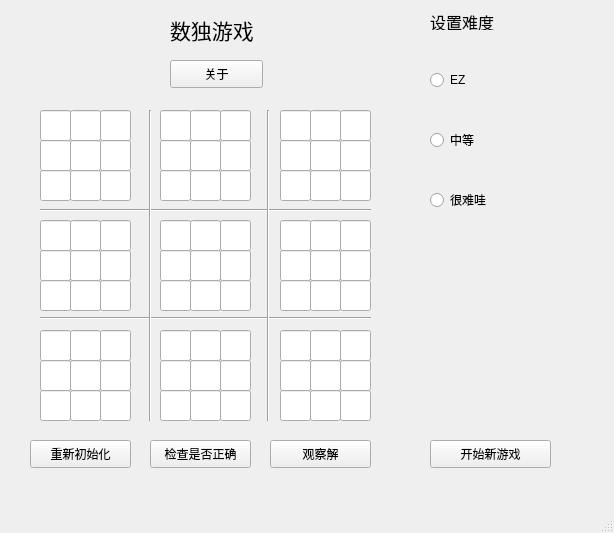
<?xml version="1.0" encoding="UTF-8"?>
<ui version="4.0">
 <class>MainWindow</class>
 <widget class="QMainWindow" name="MainWindow">
  <property name="geometry">
   <rect>
    <x>0</x>
    <y>0</y>
    <width>614</width>
    <height>533</height>
   </rect>
  </property>
  <property name="windowTitle">
   <string>MainWindow</string>
  </property>
  <widget class="QWidget" name="centralwidget">
   <widget class="QLineEdit" name="lineEdit_00">
    <property name="geometry">
     <rect>
      <x>40</x>
      <y>110</y>
      <width>31</width>
      <height>31</height>
     </rect>
    </property>
   </widget>
   <widget class="QLineEdit" name="lineEdit_01">
    <property name="geometry">
     <rect>
      <x>70</x>
      <y>110</y>
      <width>31</width>
      <height>31</height>
     </rect>
    </property>
   </widget>
   <widget class="QLineEdit" name="lineEdit_02">
    <property name="geometry">
     <rect>
      <x>100</x>
      <y>110</y>
      <width>31</width>
      <height>31</height>
     </rect>
    </property>
   </widget>
   <widget class="QLineEdit" name="lineEdit_10">
    <property name="geometry">
     <rect>
      <x>40</x>
      <y>140</y>
      <width>31</width>
      <height>31</height>
     </rect>
    </property>
   </widget>
   <widget class="QLineEdit" name="lineEdit_12">
    <property name="geometry">
     <rect>
      <x>100</x>
      <y>140</y>
      <width>31</width>
      <height>31</height>
     </rect>
    </property>
   </widget>
   <widget class="QLineEdit" name="lineEdit_11">
    <property name="geometry">
     <rect>
      <x>70</x>
      <y>140</y>
      <width>31</width>
      <height>31</height>
     </rect>
    </property>
   </widget>
   <widget class="QLineEdit" name="lineEdit_20">
    <property name="geometry">
     <rect>
      <x>40</x>
      <y>170</y>
      <width>31</width>
      <height>31</height>
     </rect>
    </property>
   </widget>
   <widget class="QLineEdit" name="lineEdit_22">
    <property name="geometry">
     <rect>
      <x>100</x>
      <y>170</y>
      <width>31</width>
      <height>31</height>
     </rect>
    </property>
   </widget>
   <widget class="QLineEdit" name="lineEdit_21">
    <property name="geometry">
     <rect>
      <x>70</x>
      <y>170</y>
      <width>31</width>
      <height>31</height>
     </rect>
    </property>
   </widget>
   <widget class="QLineEdit" name="lineEdit_24">
    <property name="geometry">
     <rect>
      <x>190</x>
      <y>170</y>
      <width>31</width>
      <height>31</height>
     </rect>
    </property>
   </widget>
   <widget class="QLineEdit" name="lineEdit_03">
    <property name="geometry">
     <rect>
      <x>160</x>
      <y>110</y>
      <width>31</width>
      <height>31</height>
     </rect>
    </property>
   </widget>
   <widget class="QLineEdit" name="lineEdit_15">
    <property name="geometry">
     <rect>
      <x>220</x>
      <y>140</y>
      <width>31</width>
      <height>31</height>
     </rect>
    </property>
   </widget>
   <widget class="QLineEdit" name="lineEdit_05">
    <property name="geometry">
     <rect>
      <x>220</x>
      <y>110</y>
      <width>31</width>
      <height>31</height>
     </rect>
    </property>
   </widget>
   <widget class="QLineEdit" name="lineEdit_25">
    <property name="geometry">
     <rect>
      <x>220</x>
      <y>170</y>
      <width>31</width>
      <height>31</height>
     </rect>
    </property>
   </widget>
   <widget class="QLineEdit" name="lineEdit_23">
    <property name="geometry">
     <rect>
      <x>160</x>
      <y>170</y>
      <width>31</width>
      <height>31</height>
     </rect>
    </property>
   </widget>
   <widget class="QLineEdit" name="lineEdit_14">
    <property name="geometry">
     <rect>
      <x>190</x>
      <y>140</y>
      <width>31</width>
      <height>31</height>
     </rect>
    </property>
   </widget>
   <widget class="QLineEdit" name="lineEdit_13">
    <property name="geometry">
     <rect>
      <x>160</x>
      <y>140</y>
      <width>31</width>
      <height>31</height>
     </rect>
    </property>
   </widget>
   <widget class="QLineEdit" name="lineEdit_04">
    <property name="geometry">
     <rect>
      <x>190</x>
      <y>110</y>
      <width>31</width>
      <height>31</height>
     </rect>
    </property>
   </widget>
   <widget class="QLineEdit" name="lineEdit_27">
    <property name="geometry">
     <rect>
      <x>310</x>
      <y>170</y>
      <width>31</width>
      <height>31</height>
     </rect>
    </property>
   </widget>
   <widget class="QLineEdit" name="lineEdit_06">
    <property name="geometry">
     <rect>
      <x>280</x>
      <y>110</y>
      <width>31</width>
      <height>31</height>
     </rect>
    </property>
   </widget>
   <widget class="QLineEdit" name="lineEdit_18">
    <property name="geometry">
     <rect>
      <x>340</x>
      <y>140</y>
      <width>31</width>
      <height>31</height>
     </rect>
    </property>
   </widget>
   <widget class="QLineEdit" name="lineEdit_08">
    <property name="geometry">
     <rect>
      <x>340</x>
      <y>110</y>
      <width>31</width>
      <height>31</height>
     </rect>
    </property>
   </widget>
   <widget class="QLineEdit" name="lineEdit_28">
    <property name="geometry">
     <rect>
      <x>340</x>
      <y>170</y>
      <width>31</width>
      <height>31</height>
     </rect>
    </property>
   </widget>
   <widget class="QLineEdit" name="lineEdit_26">
    <property name="geometry">
     <rect>
      <x>280</x>
      <y>170</y>
      <width>31</width>
      <height>31</height>
     </rect>
    </property>
   </widget>
   <widget class="QLineEdit" name="lineEdit_17">
    <property name="geometry">
     <rect>
      <x>310</x>
      <y>140</y>
      <width>31</width>
      <height>31</height>
     </rect>
    </property>
   </widget>
   <widget class="QLineEdit" name="lineEdit_16">
    <property name="geometry">
     <rect>
      <x>280</x>
      <y>140</y>
      <width>31</width>
      <height>31</height>
     </rect>
    </property>
   </widget>
   <widget class="QLineEdit" name="lineEdit_07">
    <property name="geometry">
     <rect>
      <x>310</x>
      <y>110</y>
      <width>31</width>
      <height>31</height>
     </rect>
    </property>
   </widget>
   <widget class="QLineEdit" name="lineEdit_44">
    <property name="geometry">
     <rect>
      <x>190</x>
      <y>250</y>
      <width>31</width>
      <height>31</height>
     </rect>
    </property>
   </widget>
   <widget class="QLineEdit" name="lineEdit_46">
    <property name="geometry">
     <rect>
      <x>280</x>
      <y>250</y>
      <width>31</width>
      <height>31</height>
     </rect>
    </property>
   </widget>
   <widget class="QLineEdit" name="lineEdit_34">
    <property name="geometry">
     <rect>
      <x>190</x>
      <y>220</y>
      <width>31</width>
      <height>31</height>
     </rect>
    </property>
   </widget>
   <widget class="QLineEdit" name="lineEdit_58">
    <property name="geometry">
     <rect>
      <x>340</x>
      <y>280</y>
      <width>31</width>
      <height>31</height>
     </rect>
    </property>
   </widget>
   <widget class="QLineEdit" name="lineEdit_41">
    <property name="geometry">
     <rect>
      <x>70</x>
      <y>250</y>
      <width>31</width>
      <height>31</height>
     </rect>
    </property>
   </widget>
   <widget class="QLineEdit" name="lineEdit_38">
    <property name="geometry">
     <rect>
      <x>340</x>
      <y>220</y>
      <width>31</width>
      <height>31</height>
     </rect>
    </property>
   </widget>
   <widget class="QLineEdit" name="lineEdit_32">
    <property name="geometry">
     <rect>
      <x>100</x>
      <y>220</y>
      <width>31</width>
      <height>31</height>
     </rect>
    </property>
   </widget>
   <widget class="QLineEdit" name="lineEdit_30">
    <property name="geometry">
     <rect>
      <x>40</x>
      <y>220</y>
      <width>31</width>
      <height>31</height>
     </rect>
    </property>
   </widget>
   <widget class="QLineEdit" name="lineEdit_51">
    <property name="geometry">
     <rect>
      <x>70</x>
      <y>280</y>
      <width>31</width>
      <height>31</height>
     </rect>
    </property>
   </widget>
   <widget class="QLineEdit" name="lineEdit_45">
    <property name="geometry">
     <rect>
      <x>220</x>
      <y>250</y>
      <width>31</width>
      <height>31</height>
     </rect>
    </property>
   </widget>
   <widget class="QLineEdit" name="lineEdit_43">
    <property name="geometry">
     <rect>
      <x>160</x>
      <y>250</y>
      <width>31</width>
      <height>31</height>
     </rect>
    </property>
   </widget>
   <widget class="QLineEdit" name="lineEdit_37">
    <property name="geometry">
     <rect>
      <x>310</x>
      <y>220</y>
      <width>31</width>
      <height>31</height>
     </rect>
    </property>
   </widget>
   <widget class="QLineEdit" name="lineEdit_48">
    <property name="geometry">
     <rect>
      <x>340</x>
      <y>250</y>
      <width>31</width>
      <height>31</height>
     </rect>
    </property>
   </widget>
   <widget class="QLineEdit" name="lineEdit_56">
    <property name="geometry">
     <rect>
      <x>280</x>
      <y>280</y>
      <width>31</width>
      <height>31</height>
     </rect>
    </property>
   </widget>
   <widget class="QLineEdit" name="lineEdit_53">
    <property name="geometry">
     <rect>
      <x>160</x>
      <y>280</y>
      <width>31</width>
      <height>31</height>
     </rect>
    </property>
   </widget>
   <widget class="QLineEdit" name="lineEdit_52">
    <property name="geometry">
     <rect>
      <x>100</x>
      <y>280</y>
      <width>31</width>
      <height>31</height>
     </rect>
    </property>
   </widget>
   <widget class="QLineEdit" name="lineEdit_54">
    <property name="geometry">
     <rect>
      <x>190</x>
      <y>280</y>
      <width>31</width>
      <height>31</height>
     </rect>
    </property>
   </widget>
   <widget class="QLineEdit" name="lineEdit_31">
    <property name="geometry">
     <rect>
      <x>70</x>
      <y>220</y>
      <width>31</width>
      <height>31</height>
     </rect>
    </property>
   </widget>
   <widget class="QLineEdit" name="lineEdit_57">
    <property name="geometry">
     <rect>
      <x>310</x>
      <y>280</y>
      <width>31</width>
      <height>31</height>
     </rect>
    </property>
   </widget>
   <widget class="QLineEdit" name="lineEdit_47">
    <property name="geometry">
     <rect>
      <x>310</x>
      <y>250</y>
      <width>31</width>
      <height>31</height>
     </rect>
    </property>
   </widget>
   <widget class="QLineEdit" name="lineEdit_50">
    <property name="geometry">
     <rect>
      <x>40</x>
      <y>280</y>
      <width>31</width>
      <height>31</height>
     </rect>
    </property>
   </widget>
   <widget class="QLineEdit" name="lineEdit_40">
    <property name="geometry">
     <rect>
      <x>40</x>
      <y>250</y>
      <width>31</width>
      <height>31</height>
     </rect>
    </property>
   </widget>
   <widget class="QLineEdit" name="lineEdit_36">
    <property name="geometry">
     <rect>
      <x>280</x>
      <y>220</y>
      <width>31</width>
      <height>31</height>
     </rect>
    </property>
   </widget>
   <widget class="QLineEdit" name="lineEdit_42">
    <property name="geometry">
     <rect>
      <x>100</x>
      <y>250</y>
      <width>31</width>
      <height>31</height>
     </rect>
    </property>
   </widget>
   <widget class="QLineEdit" name="lineEdit_35">
    <property name="geometry">
     <rect>
      <x>220</x>
      <y>220</y>
      <width>31</width>
      <height>31</height>
     </rect>
    </property>
   </widget>
   <widget class="QLineEdit" name="lineEdit_55">
    <property name="geometry">
     <rect>
      <x>220</x>
      <y>280</y>
      <width>31</width>
      <height>31</height>
     </rect>
    </property>
   </widget>
   <widget class="QLineEdit" name="lineEdit_33">
    <property name="geometry">
     <rect>
      <x>160</x>
      <y>220</y>
      <width>31</width>
      <height>31</height>
     </rect>
    </property>
   </widget>
   <widget class="QLineEdit" name="lineEdit_74">
    <property name="geometry">
     <rect>
      <x>190</x>
      <y>360</y>
      <width>31</width>
      <height>31</height>
     </rect>
    </property>
   </widget>
   <widget class="QLineEdit" name="lineEdit_76">
    <property name="geometry">
     <rect>
      <x>280</x>
      <y>360</y>
      <width>31</width>
      <height>31</height>
     </rect>
    </property>
   </widget>
   <widget class="QLineEdit" name="lineEdit_64">
    <property name="geometry">
     <rect>
      <x>190</x>
      <y>330</y>
      <width>31</width>
      <height>31</height>
     </rect>
    </property>
   </widget>
   <widget class="QLineEdit" name="lineEdit_88">
    <property name="geometry">
     <rect>
      <x>340</x>
      <y>390</y>
      <width>31</width>
      <height>31</height>
     </rect>
    </property>
   </widget>
   <widget class="QLineEdit" name="lineEdit_71">
    <property name="geometry">
     <rect>
      <x>70</x>
      <y>360</y>
      <width>31</width>
      <height>31</height>
     </rect>
    </property>
   </widget>
   <widget class="QLineEdit" name="lineEdit_68">
    <property name="geometry">
     <rect>
      <x>340</x>
      <y>330</y>
      <width>31</width>
      <height>31</height>
     </rect>
    </property>
   </widget>
   <widget class="QLineEdit" name="lineEdit_62">
    <property name="geometry">
     <rect>
      <x>100</x>
      <y>330</y>
      <width>31</width>
      <height>31</height>
     </rect>
    </property>
   </widget>
   <widget class="QLineEdit" name="lineEdit_60">
    <property name="geometry">
     <rect>
      <x>40</x>
      <y>330</y>
      <width>31</width>
      <height>31</height>
     </rect>
    </property>
   </widget>
   <widget class="QLineEdit" name="lineEdit_81">
    <property name="geometry">
     <rect>
      <x>70</x>
      <y>390</y>
      <width>31</width>
      <height>31</height>
     </rect>
    </property>
   </widget>
   <widget class="QLineEdit" name="lineEdit_75">
    <property name="geometry">
     <rect>
      <x>220</x>
      <y>360</y>
      <width>31</width>
      <height>31</height>
     </rect>
    </property>
   </widget>
   <widget class="QLineEdit" name="lineEdit_73">
    <property name="geometry">
     <rect>
      <x>160</x>
      <y>360</y>
      <width>31</width>
      <height>31</height>
     </rect>
    </property>
   </widget>
   <widget class="QLineEdit" name="lineEdit_67">
    <property name="geometry">
     <rect>
      <x>310</x>
      <y>330</y>
      <width>31</width>
      <height>31</height>
     </rect>
    </property>
   </widget>
   <widget class="QLineEdit" name="lineEdit_78">
    <property name="geometry">
     <rect>
      <x>340</x>
      <y>360</y>
      <width>31</width>
      <height>31</height>
     </rect>
    </property>
   </widget>
   <widget class="QLineEdit" name="lineEdit_86">
    <property name="geometry">
     <rect>
      <x>280</x>
      <y>390</y>
      <width>31</width>
      <height>31</height>
     </rect>
    </property>
   </widget>
   <widget class="QLineEdit" name="lineEdit_83">
    <property name="geometry">
     <rect>
      <x>160</x>
      <y>390</y>
      <width>31</width>
      <height>31</height>
     </rect>
    </property>
   </widget>
   <widget class="QLineEdit" name="lineEdit_82">
    <property name="geometry">
     <rect>
      <x>100</x>
      <y>390</y>
      <width>31</width>
      <height>31</height>
     </rect>
    </property>
   </widget>
   <widget class="QLineEdit" name="lineEdit_84">
    <property name="geometry">
     <rect>
      <x>190</x>
      <y>390</y>
      <width>31</width>
      <height>31</height>
     </rect>
    </property>
   </widget>
   <widget class="QLineEdit" name="lineEdit_61">
    <property name="geometry">
     <rect>
      <x>70</x>
      <y>330</y>
      <width>31</width>
      <height>31</height>
     </rect>
    </property>
   </widget>
   <widget class="QLineEdit" name="lineEdit_87">
    <property name="geometry">
     <rect>
      <x>310</x>
      <y>390</y>
      <width>31</width>
      <height>31</height>
     </rect>
    </property>
   </widget>
   <widget class="QLineEdit" name="lineEdit_77">
    <property name="geometry">
     <rect>
      <x>310</x>
      <y>360</y>
      <width>31</width>
      <height>31</height>
     </rect>
    </property>
   </widget>
   <widget class="QLineEdit" name="lineEdit_80">
    <property name="geometry">
     <rect>
      <x>40</x>
      <y>390</y>
      <width>31</width>
      <height>31</height>
     </rect>
    </property>
   </widget>
   <widget class="QLineEdit" name="lineEdit_70">
    <property name="geometry">
     <rect>
      <x>40</x>
      <y>360</y>
      <width>31</width>
      <height>31</height>
     </rect>
    </property>
   </widget>
   <widget class="QLineEdit" name="lineEdit_66">
    <property name="geometry">
     <rect>
      <x>280</x>
      <y>330</y>
      <width>31</width>
      <height>31</height>
     </rect>
    </property>
   </widget>
   <widget class="QLineEdit" name="lineEdit_72">
    <property name="geometry">
     <rect>
      <x>100</x>
      <y>360</y>
      <width>31</width>
      <height>31</height>
     </rect>
    </property>
   </widget>
   <widget class="QLineEdit" name="lineEdit_65">
    <property name="geometry">
     <rect>
      <x>220</x>
      <y>330</y>
      <width>31</width>
      <height>31</height>
     </rect>
    </property>
   </widget>
   <widget class="QLineEdit" name="lineEdit_85">
    <property name="geometry">
     <rect>
      <x>220</x>
      <y>390</y>
      <width>31</width>
      <height>31</height>
     </rect>
    </property>
   </widget>
   <widget class="QLineEdit" name="lineEdit_63">
    <property name="geometry">
     <rect>
      <x>160</x>
      <y>330</y>
      <width>31</width>
      <height>31</height>
     </rect>
    </property>
   </widget>
   <widget class="Line" name="line">
    <property name="geometry">
     <rect>
      <x>40</x>
      <y>200</y>
      <width>331</width>
      <height>20</height>
     </rect>
    </property>
    <property name="orientation">
     <enum>Qt::Horizontal</enum>
    </property>
   </widget>
   <widget class="Line" name="line_2">
    <property name="geometry">
     <rect>
      <x>40</x>
      <y>310</y>
      <width>331</width>
      <height>16</height>
     </rect>
    </property>
    <property name="orientation">
     <enum>Qt::Horizontal</enum>
    </property>
   </widget>
   <widget class="Line" name="line_3">
    <property name="geometry">
     <rect>
      <x>140</x>
      <y>110</y>
      <width>20</width>
      <height>311</height>
     </rect>
    </property>
    <property name="orientation">
     <enum>Qt::Vertical</enum>
    </property>
   </widget>
   <widget class="Line" name="line_4">
    <property name="geometry">
     <rect>
      <x>260</x>
      <y>110</y>
      <width>16</width>
      <height>311</height>
     </rect>
    </property>
    <property name="orientation">
     <enum>Qt::Vertical</enum>
    </property>
   </widget>
   <widget class="QPushButton" name="pushButton">
    <property name="geometry">
     <rect>
      <x>30</x>
      <y>440</y>
      <width>101</width>
      <height>28</height>
     </rect>
    </property>
    <property name="text">
     <string>重新初始化</string>
    </property>
   </widget>
   <widget class="QPushButton" name="pushButton_2">
    <property name="geometry">
     <rect>
      <x>430</x>
      <y>440</y>
      <width>121</width>
      <height>28</height>
     </rect>
    </property>
    <property name="text">
     <string>开始新游戏</string>
    </property>
   </widget>
   <widget class="QLabel" name="label">
    <property name="geometry">
     <rect>
      <x>430</x>
      <y>10</y>
      <width>101</width>
      <height>20</height>
     </rect>
    </property>
    <property name="styleSheet">
     <string notr="true"/>
    </property>
    <property name="text">
     <string>&lt;html&gt;&lt;head/&gt;&lt;body&gt;&lt;p&gt;&lt;span style=&quot; font-size:12pt;&quot;&gt;设置难度&lt;/span&gt;&lt;/p&gt;&lt;/body&gt;&lt;/html&gt;</string>
    </property>
   </widget>
   <widget class="QRadioButton" name="Easy">
    <property name="geometry">
     <rect>
      <x>430</x>
      <y>70</y>
      <width>95</width>
      <height>20</height>
     </rect>
    </property>
    <property name="text">
     <string>EZ</string>
    </property>
   </widget>
   <widget class="QRadioButton" name="Medium">
    <property name="geometry">
     <rect>
      <x>430</x>
      <y>130</y>
      <width>95</width>
      <height>20</height>
     </rect>
    </property>
    <property name="text">
     <string>中等</string>
    </property>
   </widget>
   <widget class="QRadioButton" name="Hard">
    <property name="geometry">
     <rect>
      <x>430</x>
      <y>190</y>
      <width>95</width>
      <height>20</height>
     </rect>
    </property>
    <property name="text">
     <string>很难哇</string>
    </property>
   </widget>
   <widget class="QPushButton" name="pushButton_3">
    <property name="geometry">
     <rect>
      <x>270</x>
      <y>440</y>
      <width>101</width>
      <height>28</height>
     </rect>
    </property>
    <property name="text">
     <string>观察解</string>
    </property>
   </widget>
   <widget class="QPushButton" name="pushButton_5">
    <property name="geometry">
     <rect>
      <x>150</x>
      <y>440</y>
      <width>101</width>
      <height>28</height>
     </rect>
    </property>
    <property name="text">
     <string>检查是否正确</string>
    </property>
   </widget>
   <widget class="QPushButton" name="pushButton_6">
    <property name="geometry">
     <rect>
      <x>170</x>
      <y>60</y>
      <width>93</width>
      <height>28</height>
     </rect>
    </property>
    <property name="text">
     <string>关于</string>
    </property>
   </widget>
   <widget class="QLabel" name="label_2">
    <property name="geometry">
     <rect>
      <x>170</x>
      <y>10</y>
      <width>121</width>
      <height>41</height>
     </rect>
    </property>
    <property name="text">
     <string>&lt;html&gt;&lt;head/&gt;&lt;body&gt;&lt;p&gt;&lt;span style=&quot; font-size:16pt;&quot;&gt;数独游戏&lt;/span&gt;&lt;/p&gt;&lt;/body&gt;&lt;/html&gt;</string>
    </property>
   </widget>
  </widget>
  <widget class="QMenuBar" name="menubar">
   <property name="geometry">
    <rect>
     <x>0</x>
     <y>0</y>
     <width>614</width>
     <height>22</height>
    </rect>
   </property>
  </widget>
  <widget class="QStatusBar" name="statusbar"/>
 </widget>
 <resources/>
 <connections/>
</ui>
